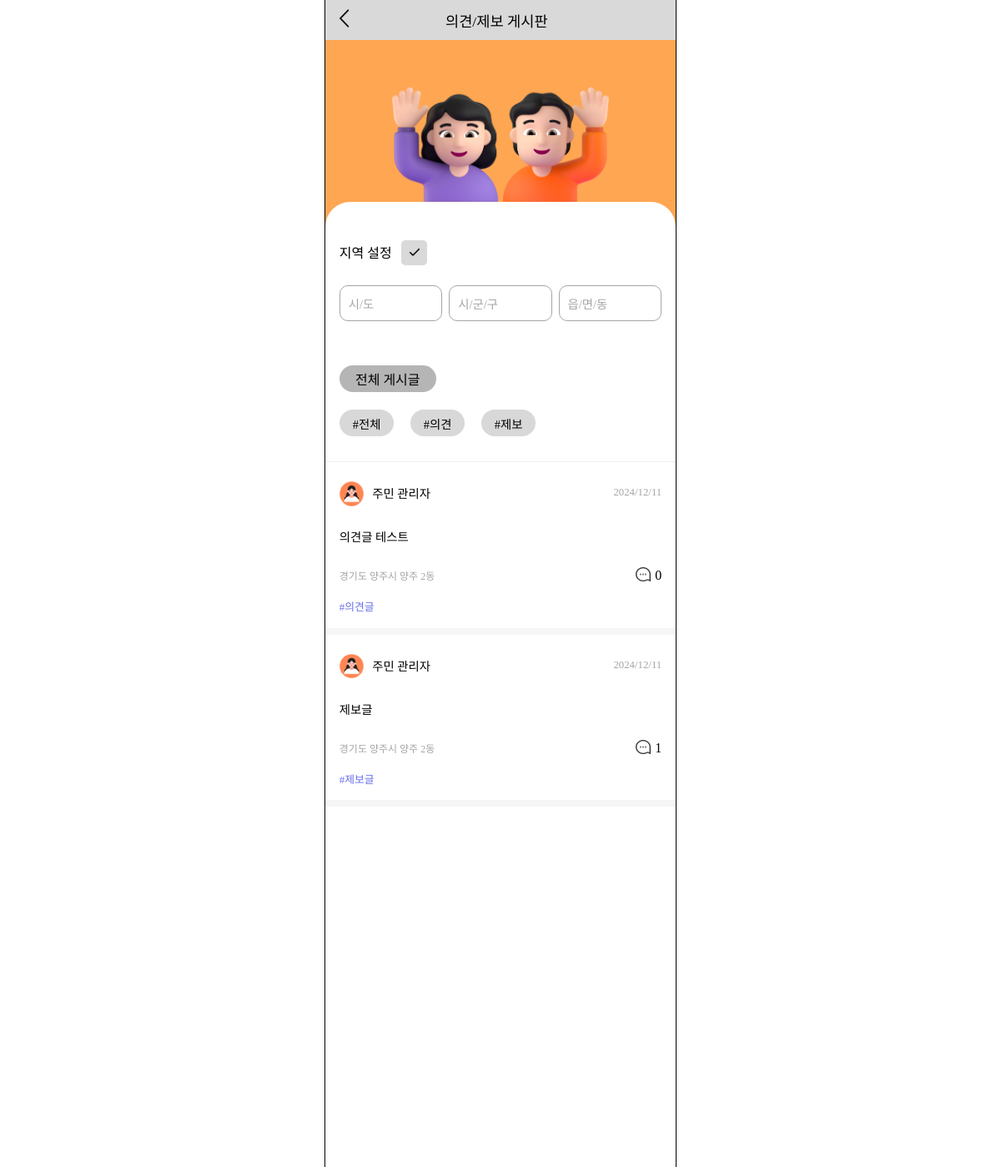
/boards/people-board/ (signed in, upper part), run on an earlier commit of the app's database.
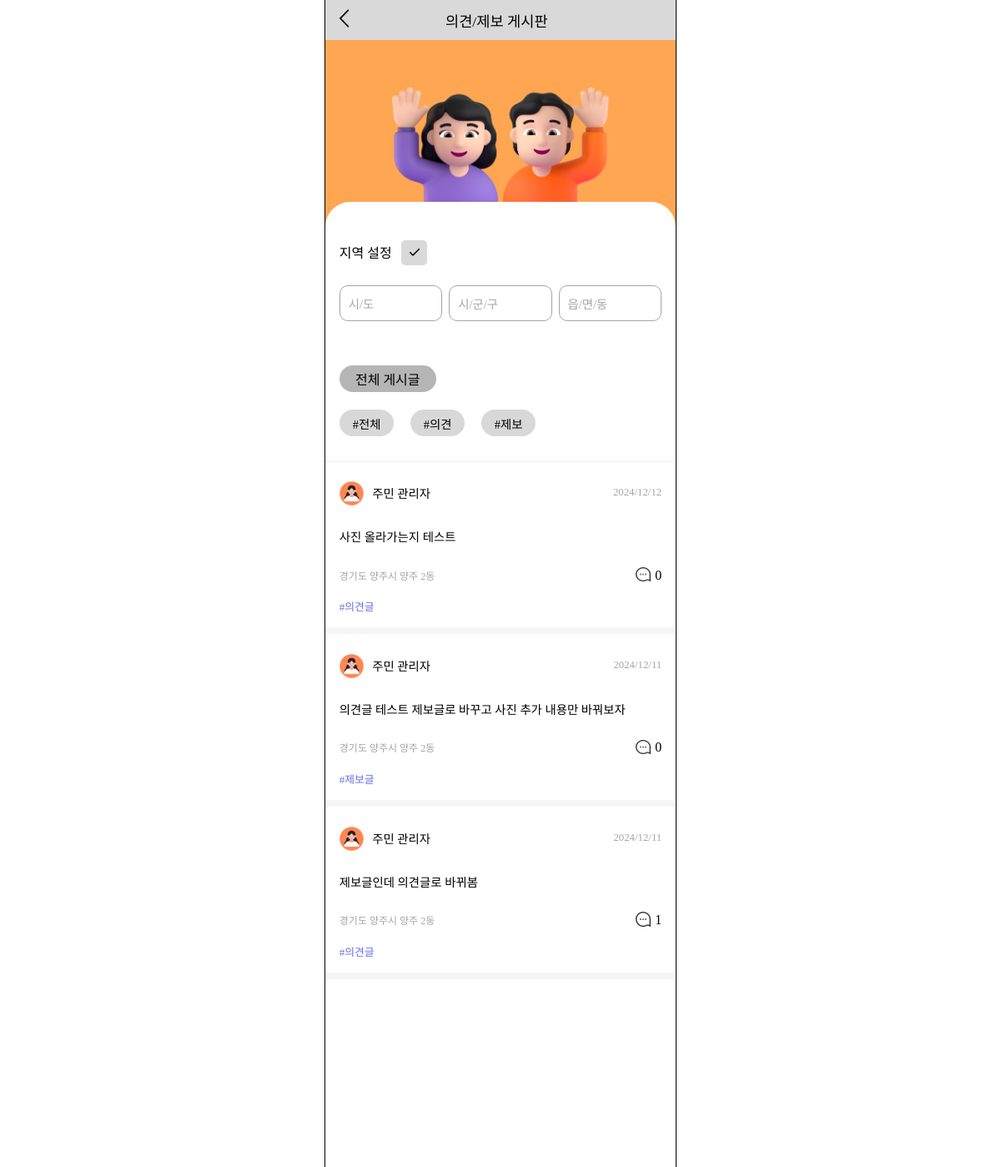
And on a later commit of the database.
### boards/models.py (models this page shows)
class Board(models.Model):
    user = models.ForeignKey(settings.AUTH_USER_MODEL, on_delete=models.CASCADE)
    region_sido = models.CharField(null=False, max_length=30, blank=False)
    region_sigungu = models.CharField(null=False, max_length=30, blank=False)
    region_dong = models.CharField(null=False, max_length=30, blank=False)
    created_at = models.DateTimeField(auto_now_add=True)
    image_path = models.ImageField(upload_to='boards/', null=True, blank=True)
    content = models.TextField(null=False, blank=False)
    board_type = models.ForeignKey(BoardType, on_delete=models.CASCADE, null=False, blank=False)

class BoardType(models.Model):
    type_name = models.CharField(max_length=10, null=False, blank=False)

### accounts/models.py (models this page shows, shortened)
class Member(AbstractBaseUser):
    user_id = models.CharField(primary_key=True, max_length=15, null=False, blank=False, unique=True)
    email = models.EmailField(max_length=100, null=False, blank=False, unique=True)
    nickname = models.CharField(null=False, max_length=8, blank=False)
    region_sido = models.CharField(null=False, max_length=30, blank=False)
    region_sigungu = models.CharField(null=False, max_length=30, blank=False)
    region_dong = models.CharField(null=False, max_length=30, blank=False)
    member_type = models.ForeignKey(MemberType, on_delete=models.CASCADE, null=False, blank=False)
    is_active = models.BooleanField(default=True)
    is_admin = models.BooleanField(default=False)
    objects = UserManager()
    USERNAME_FIELD = 'user_id'
    REQUIRED_FIELDS = ['email', 'nickname', 'region_sido', 'region_sigungu', 'region_dong', 'member_type']
    def __str__(self):
        return self.user_id

class MemberType(models.Model):
    type_name = models.CharField(max_length=10)
    def __str__(self):
        return self.type_name

### boards/views.py (the view)
# urls.py: path('people-board/', views.people_board, name='people_board'),
def people_board(request):
    sido = ''
    sigungu = ''
    dong = ''
    if request.method == 'POST':
        sido = request.POST.get('sido')
        sigungu = request.POST.get('sigungu')
        dong = request.POST.get('dong')
        print(sido, sigungu, dong)
        boards = Board.objects.all().order_by('-created_at')
        boards = [
            board for board in boards
            if board.region_sido.replace(" ", "") == sido.replace(" ", "") and
               board.region_sigungu.replace(" ", "") == sigungu.replace(" ", "") and
               board.region_dong.replace(" ", "") == dong.replace(" ", "")
        ]
        print(boards)
    else:
        boards = Board.objects.filter(board_type__in=[2, 3]).order_by('-created_at')
    user = Member.objects.get(user_id=request.user)
    comments = Comment.objects.all()
    for board in boards:
        board.comment_count = Comment.objects.filter(board=board).count()
    for board in boards:
        if len(board.content) > 150:
            board.short_content = board.content[:150]
        else:
            board.short_content = board.content
    from_page = request.GET.get('from')
    if from_page:
        request.session['from_page'] = from_page # 세션에 추가
    if request.session.get('from_page'):
        back_url = '/boards/people_board/'
    context = {
        'boards': boards,
        'user': user,
        'comments': comments,
        'sido': sido,
        'sigungu': sigungu,
        'dong': dong,
    }
    return render(request, 'boards/people_board_main.html', context)

### templates/boards/people_board_main.html (shortened to what the changed rows need)
<!DOCTYPE html>
{% load static %}
<html lang="ko">
<head>
    <link rel="stylesheet" href="{% static 'css/people_board_main.css' %}">
    <link rel="stylesheet" href="{% static 'css/menubar.css' %}">
    <link rel="stylesheet" as="style" crossorigin href="https://cdn.jsdelivr.net/gh/ungveloper/web-fonts/SCoreDream/font-face.css" />
    <link rel="stylesheet" as="style" crossorigin href="https://cdn.jsdelivr.net/gh/ungveloper/web-fonts/SCoreDream/font-family.css" />
</head>
<body>
    <div class="container-content">
        <div class="contents">
            <div class="test">
                <div class="board-block">
                    <form class="region-block" method="post" action="{% url 'boards:people_board' %}">
                        <div class="block-title">
                        </div>
                        <div class="region">
                        </div>
                        <a href="{% url 'boards:people_board' %}" class="all-link">
                        </a>
                    </form>
                    <div class="post-type-select">
                        <div class="select-all">#전체</div>
                        <div class="select-idea">#의견</div>
                        <div class="select-report">#제보</div>
                    </div>
                    {% for board in boards %}
                        <div class="post-block">
                            <a href="{% url 'boards:people_board_detail' board.id %}">
                                <div class="post-header">
                                    <div class="user-profile">
                                        <div class="user-img"><img src="{% static 'image/people_profile.png' %}" alt=""></div>
                                        <div class="user-name">{{ board.user.member_type }} <span class="text-strong">{{ board.user.nickname }}</span></div>
                                    </div>
                                    <div class="post-date">{{ board.created_at|date:"Y/m/d"  }}</div>
                                </div>
                                <div class="post-content">
                                    {{ board.short_content }}
                                </div>
                                <div class="post-footer">
                                    <div class="post-region">{{ board.region_sido }} {{ board.region_sigungu }} {{ board.region_dong }}</div>
                                    <div class="comment">
                                        <div class="comment-img">
                                            <img src="{% static 'image/speech-bubble.png' %}" alt="">
                                        </div>
                                        <div>{{ board.comment_count }}</div>
                                    </div>
                                </div>
                                <div class="post-type">#{{ board.board_type.type_name }}글</div>
                            </a>
                        </div>
                        <div class="gap-block"></div>
                    {% endfor %}
                </div>
            </div>
        </div>
    </div>
</body>
</html>

What changed in the data, as far as the page shows it:
added Board: user.member_type "주민", user.nickname "관리자", created_at "2024/12/12", short_content "사진 올라가는지 테스트", region_sido "경기도", region_sigungu "양주시", region_dong "양주 2동", comment_count "0", board_type.type_name "의견"
changed Board: short_content "의견글 테스트" → "의견글 테스트 제보글로 바꾸고 사진 추가 내용만 바꿔보자"; board_type.type_name "의견" → "제보"
changed Board: short_content "제보글" → "제보글인데 의견글로 바뀌봄"; board_type.type_name "제보" → "의견"
